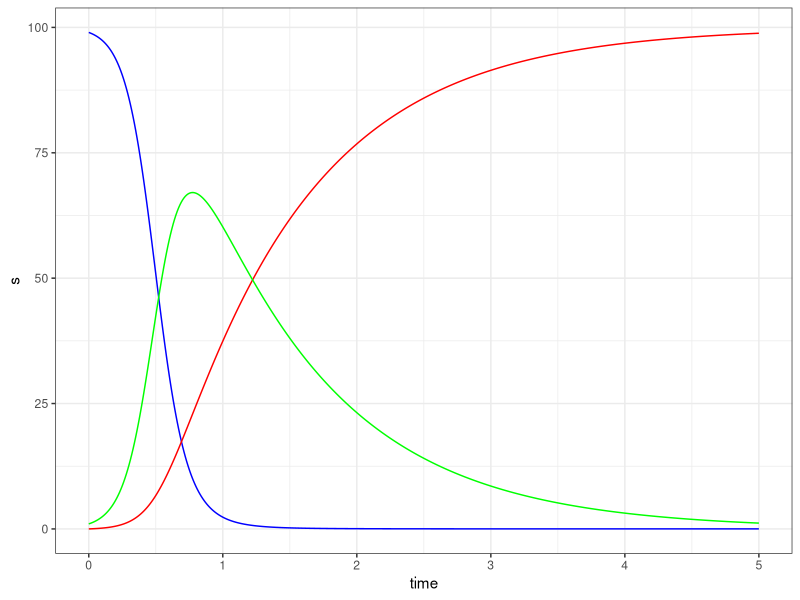
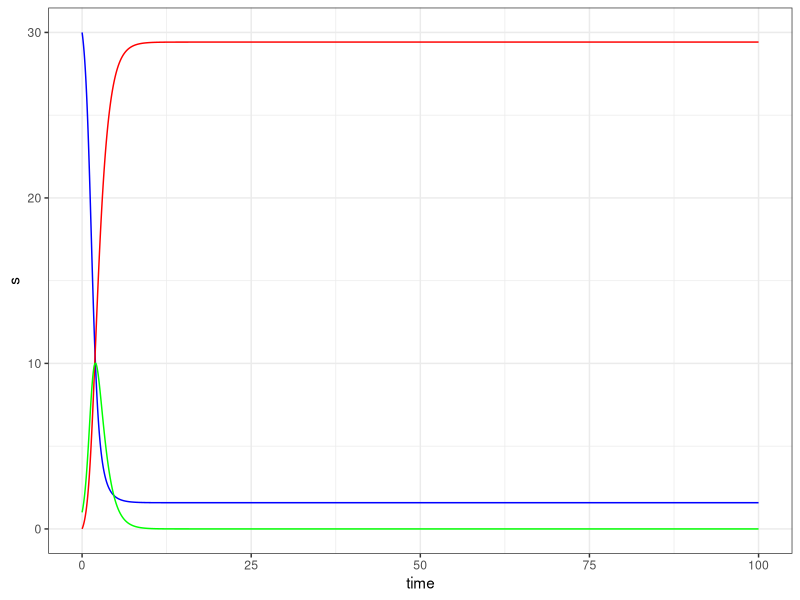
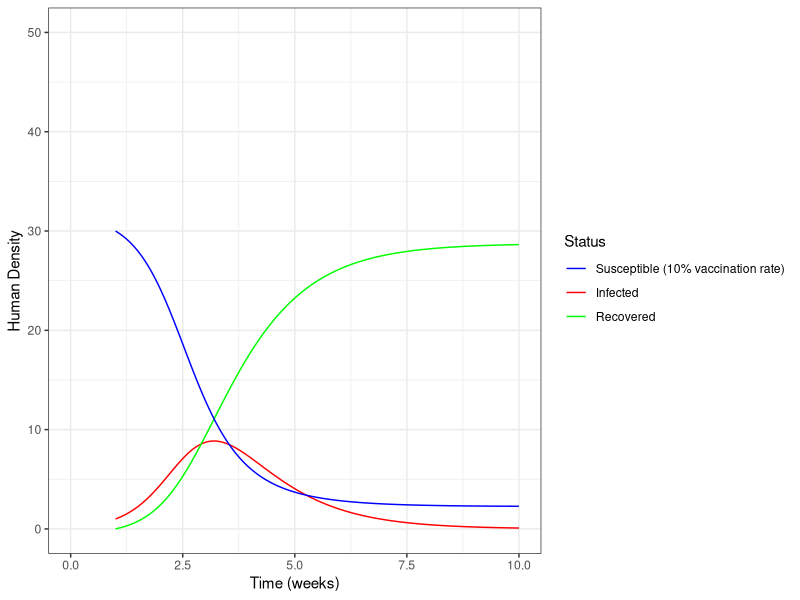
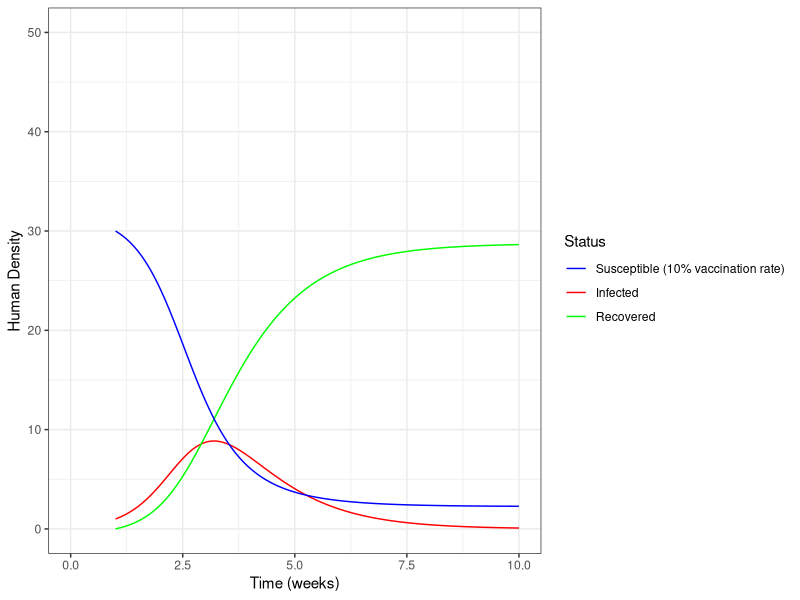

Here is the R script that generated these plots, in order:
# EEMB 247 Week 1 Lab
# Numerial Solutions to Ordinary Differential Equations (ODEs)
# date created: April 2, 2026
# date modified: April 2, 2026

#########################################################

install.packages("deSolve")

library(deSolve)
library(tidyverse)
library(here)
library(ggplot2)

##########################################

# basic SIR model

# set parameters
time <- seq(0,5,by=0.01)

beta <- 0.1
gamma <- 1
params <- c(beta, gamma)

s0 <- 99
i0<- 1
r0<- 0
initial <- c(s0,i0,r0)

sir.model <- function(t, x, params){
  s=x[1]
  i=x[2]
  r=x[3]
  beta=params[1]
  gamma=params[2]
  
  dSdt=-beta*s*i
  dIdt=beta*s*i-gamma*i
  dRdt=gamma*i
  
  return(list(c(dSdt,dIdt,dRdt)))
}

results <- lsoda(initial, time, sir.model, params)
colnames(results) <- c("time","s","i","r")


ggplot(results)+
  geom_line(aes(y=s,x=time), color="blue")+
  geom_line(aes(y=r,x=time), color="red")+
  geom_line(aes(y=i,x=time), color="green")+
  theme_bw()

#########################################

# changing initial conditions
time <- seq(0,100,by=0.01)


s0 <- 30
i0<- 1
r0<- 0
initial.adj <- c(s0,i0,r0)

sir.model <- function(t, x, params){
  s=x[1]
  i=x[2]
  r=x[3]
  beta=params[1]
  gamma=params[2]
  
  dSdt=-beta*s*i
  dIdt=beta*s*i-gamma*i
  dRdt=gamma*i
  
  return(list(c(dSdt,dIdt,dRdt)))
}

results <- lsoda(initial.adj, time, sir.model, params)
colnames(results) <- c("time","s","i","r")


ggplot(results)+
  geom_line(aes(y=s,x=time), color="blue")+
  geom_line(aes(y=r,x=time), color="red")+
  geom_line(aes(y=i,x=time), color="green")+
  theme_bw()

############################################

# vaccinate

v <- 0.1

initial.vacc <- c(s0,i0,r0)

time_long <- seq(1,10,by=0.01)

sir.model <- function(t, x, params){
  s=x[1]
  i=x[2]
  r=x[3]
  v=v
  beta=params[1]
  gamma=params[2]
  
  dSdt=-beta*(s-s*v)*i
  dIdt=beta*(s-s*v)*i-gamma*i
  dRdt=gamma*i
  
  return(list(c(dSdt,dIdt,dRdt)))
}

results <- lsoda(initial.vacc, time_long, sir.model, params)
colnames(results) <- c("time","susceptible","infected","recovered")

results.df <- as.data.frame(results)

results.tidy <- results.df |>
  pivot_longer(cols=c("susceptible","infected","recovered"), values_to="humans", names_to ="status")

results.plot <- ggplot(results.tidy, aes(x=time, y=humans, color=status))+
  geom_line()+
  xlim(0,10)+
  ylim(0,50)+
  labs(x="Time (weeks)", y="Human Density", color="Status")+
  scale_color_manual(values=c("blue","red","green"), breaks=c("susceptible", "infected", "recovered"), 
                     labels=c("Susceptible (10% vaccination rate)", "Infected","Recovered"))+
  theme_bw()

results.plot

ggsave(here("figures","week.1.plot.jpg"), results.plot, height=5, width=7, units="in", dpi=300)
